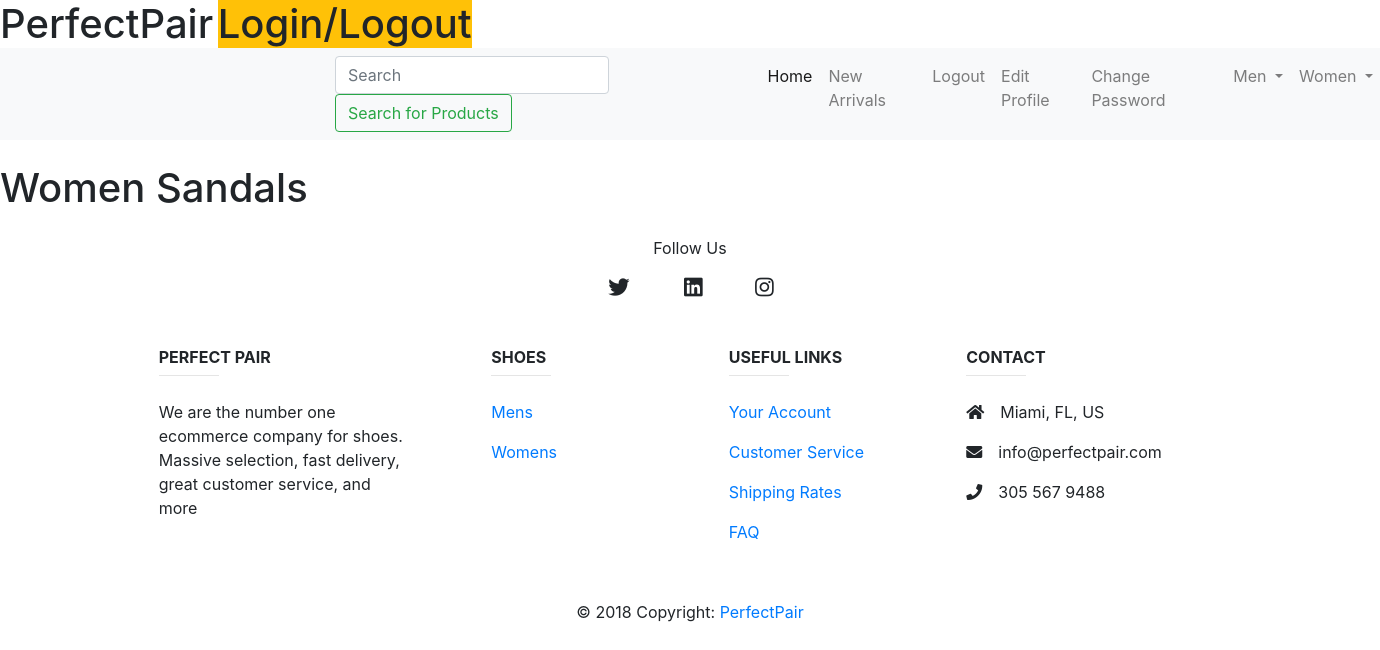
/shoe/women_sandals (signed in), run on an earlier commit of the app's database.
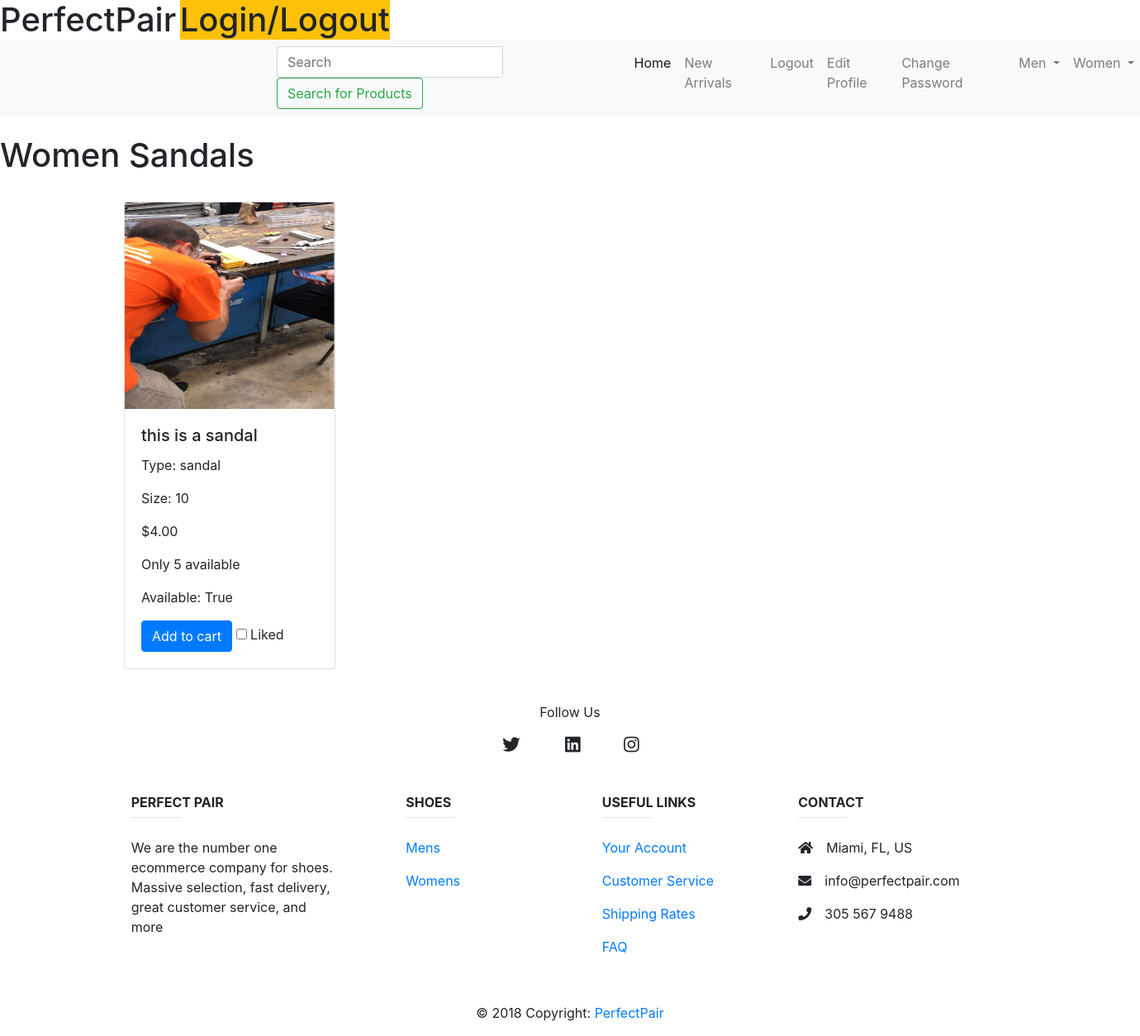
And on a later commit of the database.
### shoe/models.py (models this page shows, shortened)
class Shoe(models.Model):
	name 			= models.CharField(max_length=30, default="Boosts")
	image 			= models.ImageField(upload_to='shoe/', blank=True, null=True)
	style 			= models.CharField(max_length=20, default="sneakers")
	size 			= models.IntegerField(default=10)
	color 			= models.CharField(max_length=20, default="blue")
	brand 			= models.CharField(max_length=20, default="Nike")
	price 			= models.DecimalField(max_digits=4, decimal_places=2, default=4.00)
	availability 	= models.BooleanField(default=True)
	new 			= models.BooleanField(default=True)
	stock 			= models.IntegerField(default=5)
	gender_choices 	= (
        ('M', 'Male'),
        ('F', 'Female'),
    )
	gender 			= models.CharField(max_length=1, choices=gender_choices, default="M")
	date 			= models.DateField(("Date"), default=datetime.date.today)
	like 			= models.BooleanField(default=True)

### shoe/views.py (the view)
# urls.py: path('women_sandals', views.women_sandals, name="women_sandals"),
def women_sandals(request):
	template = 'shoe/women_sandals.html'
	shoe_list = Shoe.objects.all()
	context = {
		'shoe_list': shoe_list,
	}
	return render(request, template, context)

### shoe/templates/shoe/women_sandals.html
{% include "base.html" %}
{% load static %}
{% block content %}
<h1>Women Sandals</h1>
        <div class='card-columns mr-2'>
            {% for shoe in shoe_list %}
                {% if shoe.style == 'sandal' and shoe.gender == 'F' %}
                    <div class="mb-4 mt-4 card text-left" style="width:16rem;">
                    <img src="{{shoe.image.url}}" class="card-img-top" style="width:254px; height:250px">
                    <div class="card-body" class="shadow-lg p-3 mb-5 bg-white rounded">
                        <h5 class="card-title">{{shoe.name}}</h5>
                        <p class="card-text">Type: {{shoe.style}}</p>
                        <p class="card-text">Size: {{shoe.size}}</p>
                        <p class="card-text">${{shoe.price}}</p>
                        <p class="card-text">Only {{shoe.stock}} available</p>
                        <p class="card-text">Available: {{shoe.availability}}</p>
                        <a href="{% url 'shoe:cart_list' %}"class="btn btn-primary" name='q1'>Add to cart</a>
                        <input id="apto" type="checkbox">
                        <label for="apto">Liked</label>
                    </div>
                    </div>
                {% endif %}
            {% endfor %}
        </div>
{% include 'footer.html' %}
{% endblock %}

What changed in the data, as far as the page shows it:
added Shoe: image (picture), name "this is a sandal", style "sandal", size "10", price "4.00", stock "5", availability "True"
